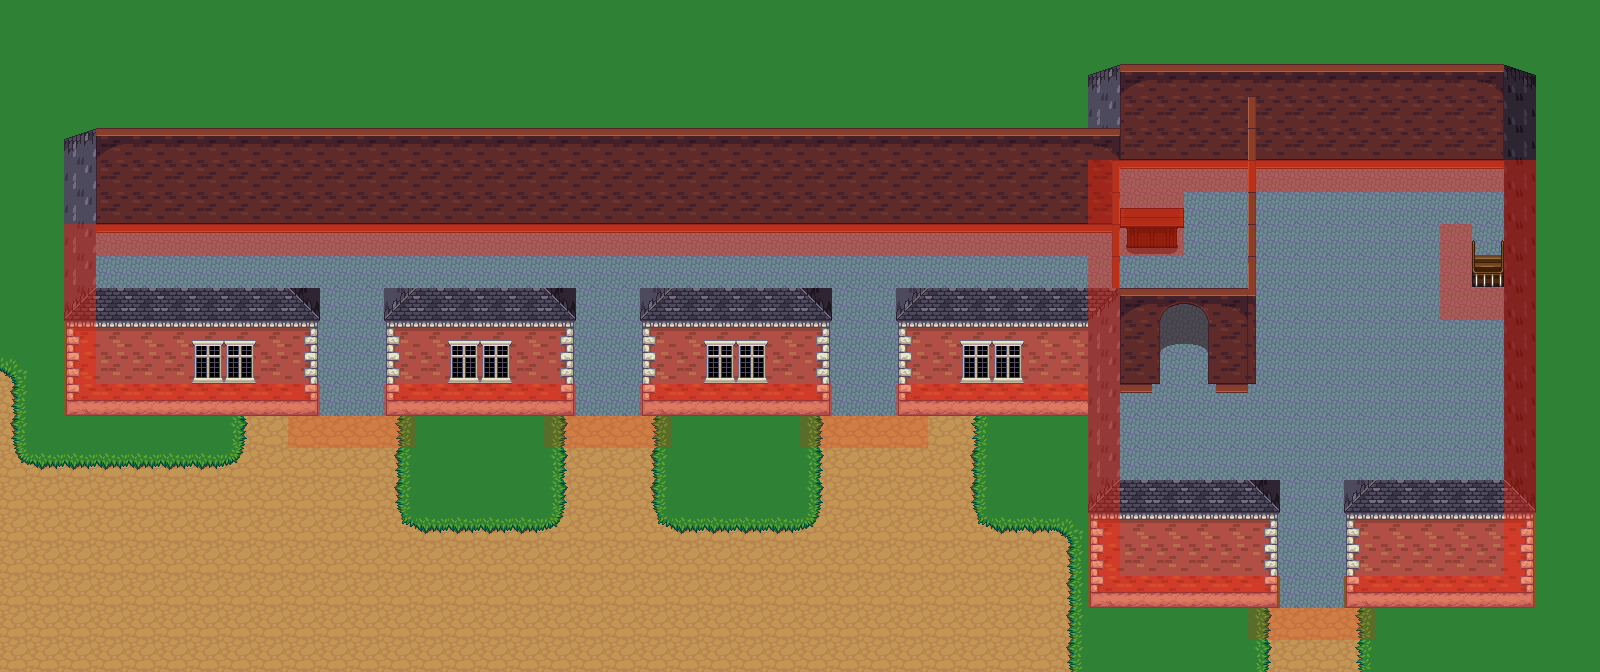

This is a level from a 2D game, rendered from its Tiled map with the project's own tilesets. A one-line summary and the map file follow, with tile-layer data summarised:
An orthogonal 50x21 tile map with 32x32 px tiles, 3 tile layers (background, object, collision), 4 tilesets and 10 objects (6x teleport, 2x combat_dummy, trainee, captain).

<map version="1.0" orientation="orthogonal" width="50" height="21" tilewidth="32" tileheight="32">
 <properties>
  <property name="music" value="calmtown.ogg" />
  <property name="tileset" value="interior.txt" />
  <property name="title" value="Barracks" />
 </properties>
 <tileset firstgid="1" name="tiled_collision" tilewidth="32" tileheight="32">
  <image source="tiled_collision.png" width="480" height="32" />
 </tileset>
 <tileset firstgid="16" name="interior_background" tilewidth="32" tileheight="32">
  <image source="interior tiles/interior_background.png" width="864" height="832" />
 </tileset>
 <tileset firstgid="718" name="intfurniture" tilewidth="32" tileheight="64">
  <image source="interior tiles/intfurniture.png" width="671" height="512" />
 </tileset>
 <tileset firstgid="878" name="interiorbuildings" tilewidth="32" tileheight="128">
  <image source="interior tiles/interiorbuildings.png" width="672" height="768" />
 </tileset>
 <layer name="background" width="50" height="21">
  <data>[1050 cells, 1050 non-empty, 11 distinct tile ids]</data>
 </layer>
 <layer name="object" width="50" height="21">
  <data>[1050 cells, 128 non-empty, 23 distinct tile ids]</data>
 </layer>
 <layer name="collision" width="50" height="21">
  <data>[1050 cells, 136 non-empty, 2 distinct tile ids]</data>
 </layer>
 <objectgroup name="event" width="50" height="21">
  <object name="Teleport to Laurelia" type="teleport" x="1280" y="576" width="64" height="32">
   <properties>
    <property name="intermap" value="laurelia.txt,120,68" />
   </properties>
  </object>
  <object name="Teleport to Laurelia" type="teleport" x="320" y="384" width="64" height="32">
   <properties>
    <property name="intermap" value="laurelia.txt,105,65" />
   </properties>
  </object>
  <object name="Teleport to Laurelia" type="teleport" x="832" y="384" width="64" height="32">
   <properties>
    <property name="intermap" value="laurelia.txt,113,65" />
   </properties>
  </object>
  <object name="Teleport to Laurelia" type="teleport" x="576" y="384" width="64" height="32">
   <properties>
    <property name="intermap" value="laurelia.txt,109,65" />
   </properties>
  </object>
  <object name="Teleport to Jail" type="teleport" x="1472" y="256" width="32" height="32">
   <properties>
    <property name="intermap" value="jail.txt,14,10" />
    <property name="requires_not" value="evil_unleashed" />
   </properties>
  </object>
  <object name="Teleport to Jail" type="teleport" x="1472" y="256" width="32" height="32">
   <properties>
    <property name="intermap" value="jailruined.txt,14,10" />
    <property name="requires_status" value="evil_unleashed" />
   </properties>
  </object>
 </objectgroup>
 <objectgroup name="npc" width="50" height="21">
  <object name="Combat Dummy" type="combat_dummy" x="128" y="256" width="32" height="32" />
  <object name="Trainee" type="trainee" x="192" y="256" width="32" height="32" />
  <object name="Captain" type="captain" x="1152" y="160" width="32" height="32" />
 </objectgroup>
 <objectgroup name="enemy" width="50" height="21">
  <object name="Combat Dummy" type="combat_dummy" x="1024" y="256" width="32" height="32" />
 </objectgroup>
</map>
